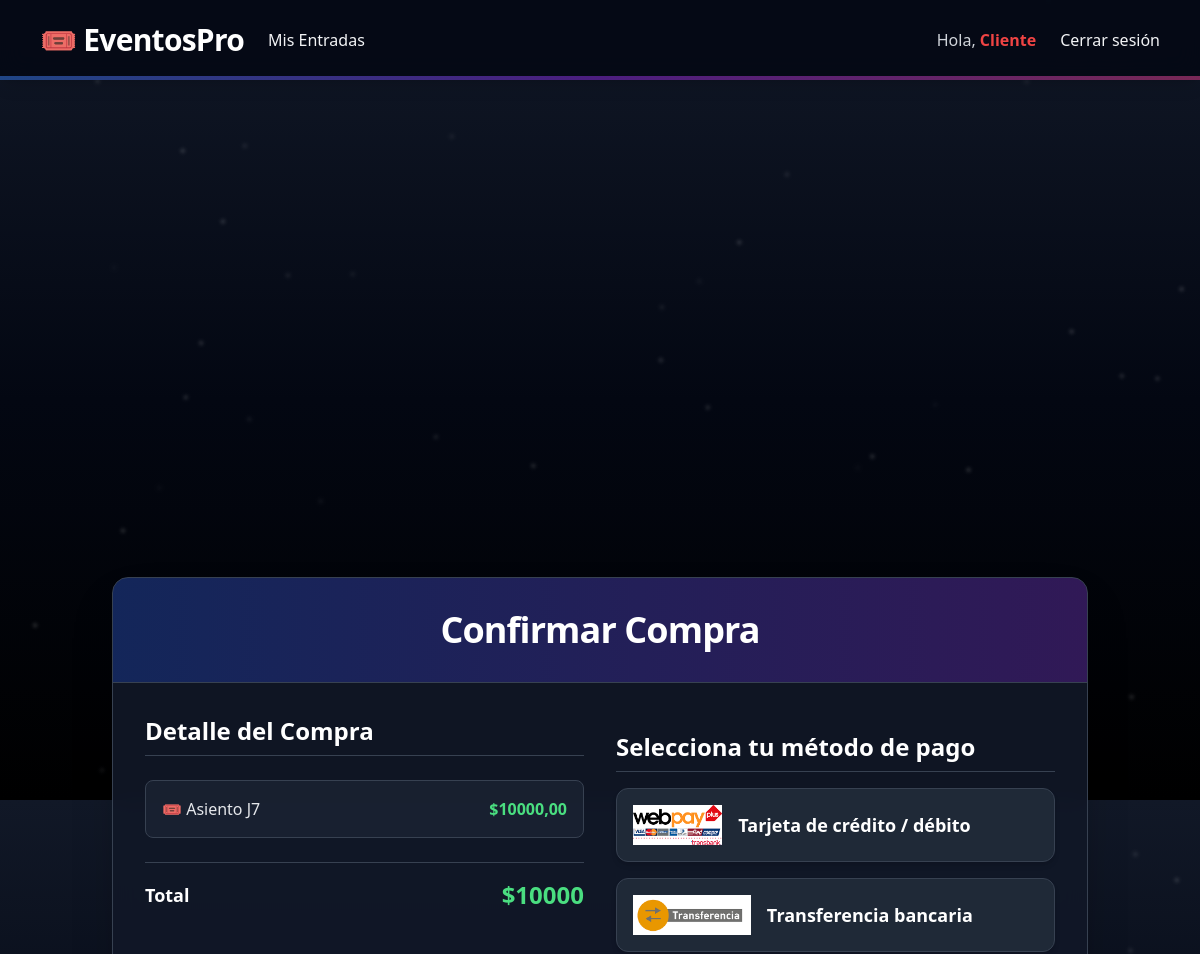
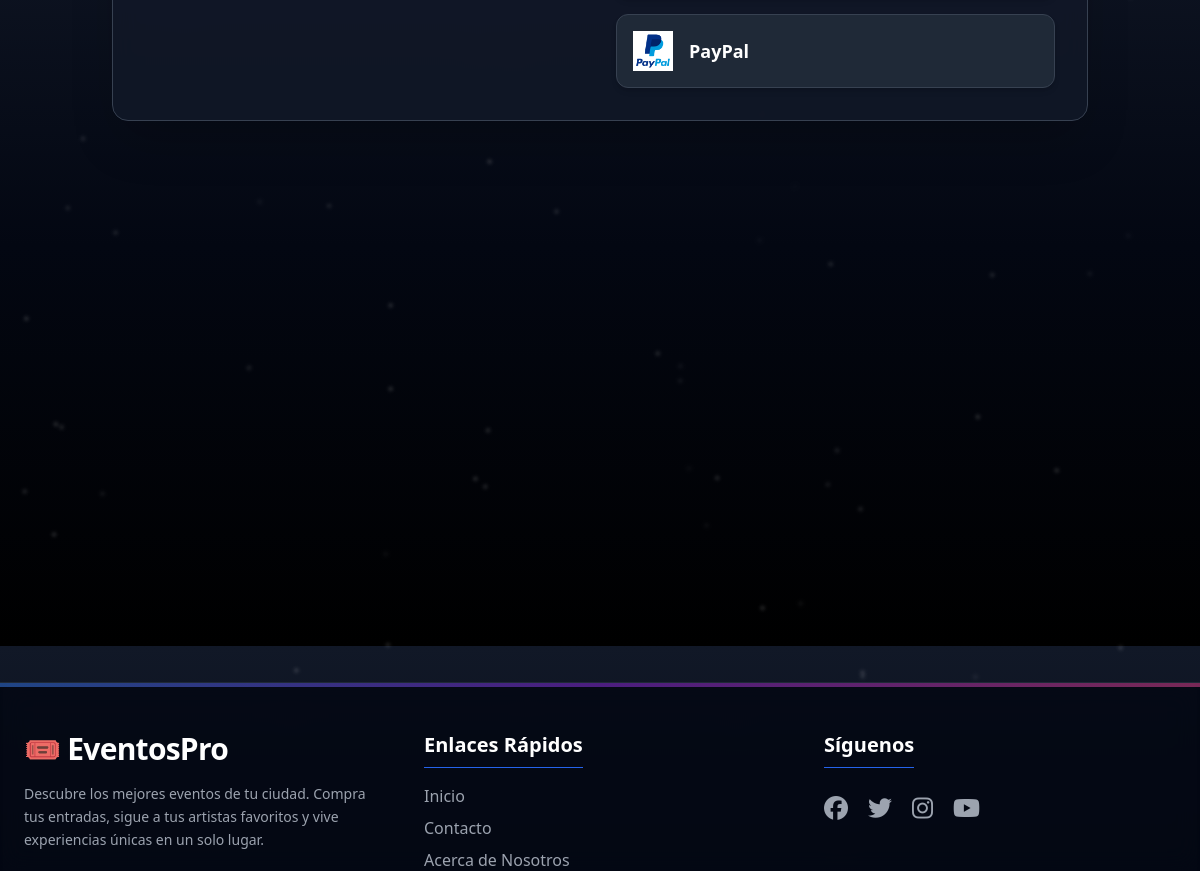
Page /compra/confirmar_compra/15/ (signed in) on the committed database (2 pictures, top to bottom).
### usuarios/models.py (models this page shows, shortened)
class Usuario(AbstractUser):
    rut = models.CharField(max_length=12, unique=True)
    telefono = models.CharField(max_length=15, blank=True)
    tipo_usuario = models.CharField(max_length=50, blank=True, choices=[
        ('administrador', 'Administrador'),
        ('cliente', 'Cliente'),
        ('organizador', 'Organizador'),
    ],)
    USERNAME_FIELD = 'username'  # indica que se usa 'username' para login
    REQUIRED_FIELDS = ['email', 'rut']  # campos obligatorios para createsuperuser

### compra/models.py (models this page shows, shortened)
class CompraDetalle(models.Model):
    compra = models.ForeignKey(Compra, on_delete=models.CASCADE, related_name='detalles')
    asiento = models.ForeignKey(AsientoEvento, on_delete=models.PROTECT)  # cada ticket un asiento
    nombre_asiento = models.CharField(max_length=10, null=True, blank=True)
    subtotal = models.DecimalField(max_digits=10, decimal_places=2)

class Compra(models.Model):
    usuario = models.ForeignKey(Usuario, on_delete=models.CASCADE)
    fecha = models.DateTimeField(auto_now_add=True)
    total = models.DecimalField(max_digits=10, decimal_places=0)
    asientos_nombres = models.CharField(max_length=255, null=True, blank=True)
    evento_id = models.PositiveIntegerField(null=True, blank=True)

### compra/views.py (the view, shortened to what this page needs)
# urls.py: path("confirmar_compra/<int:compra_id>/", views.confirmar_compra, name="confirmar_compra"),
@login_required
def confirmar_compra(request, compra_id):
    compra = get_object_or_404(Compra, id=compra_id, usuario=request.user)
    pago = get_object_or_404(Pago, compra=compra)
    detalles = compra.detalles.all()
    return render(request, 'compra/confirmar_compra.html', {
        'compra': compra,
        'pago': pago,
        'detalles': detalles
    })

### compra/templates/compra/confirmar_compra.html (shortened to what this page needs)
{% extends 'core.html' %}
{% block content %}
{% load static %}
<section class="min-h-[80vh] flex items-center justify-center px-6 py-12">
  <div class="w-full max-w-5xl bg-gray-900/90 border border-gray-700 rounded-2xl shadow-2xl overflow-hidden backdrop-blur-md text-white">
    <div class="p-8 border-b border-gray-700 bg-gradient-to-r from-blue-700/30 to-purple-700/30">
      <h1 class="text-4xl font-extrabold text-center tracking-tight">Confirmar Compra</h1>
    </div>
    <div class="grid md:grid-cols-2 gap-8 p-8">
      <div class="space-y-6 compra-detalle opacity-0">
        <h2 class="text-2xl font-semibold mb-4 border-b border-gray-700 pb-2">Detalle del Compra</h2>
        <ul class="space-y-3">
          {% for detalle in detalles %}
          <li class="flex justify-between bg-gray-800/60 p-4 rounded-lg border border-gray-700 hover:border-blue-500/40 transition">
            <span class="font-medium text-gray-200">🎟️ Asiento {{ detalle.nombre_asiento }}</span>
            <span class="font-semibold text-green-400">${{ detalle.subtotal }}</span>
          </li>
          {% endfor %}
        </ul>
        <div class="flex justify-between items-center border-t border-gray-700 pt-4 text-lg">
          <span class="font-bold">Total</span>
          <span class="font-bold text-green-400 text-2xl">${{ compra.total }}</span>
        </div>
      </div>
      <form method="POST" class="space-y-4 pago-opciones opacity-0">
        <h2 class="text-2xl font-semibold border-b border-gray-700 pb-2">Selecciona tu método de pago</h2>
        <div class="space-y-4">
          <button name="metodo" value="WebPay"
            class="w-full flex items-center justify-between bg-gray-800 hover:bg-blue-700/60 p-4 rounded-xl border border-gray-700 transition transform hover:-translate-y-1 hover:scale-[1.02] shadow-md">
            <div class="flex items-center gap-4">
              <img src="{% static 'img/webpay.png' %}" alt="Tarjeta" class="w-30 h-10">
              <span class="font-semibold text-lg">Tarjeta de crédito / débito</span>
            </div>
          </button>
          <button name="metodo" value="Transferencia"
            class="w-full flex items-center justify-between bg-gray-800 hover:bg-yellow-700/60 p-4 rounded-xl border border-gray-700 transition transform hover:-translate-y-1 hover:scale-[1.02] shadow-md">
            <div class="flex items-center gap-4">
              <img src="{% static 'img/transferencia.png' %}" alt="Transferencia" class="w-30 h-10">
              <span class="font-semibold text-lg">Transferencia bancaria</span>
            </div>
          </button>
          <button name="metodo" value="PayPal"
            class="w-full flex items-center justify-between bg-gray-800 hover:bg-green-700/60 p-4 rounded-xl border border-gray-700 transition transform hover:-translate-y-1 hover:scale-[1.02] shadow-md">
            <div class="flex items-center gap-4">
              <img src="{% static 'img/paypal.jpg' %}" alt="PayPal" class="w-30 h-10">
              <span class="font-semibold text-lg">PayPal</span>
            </div>
          </button>
        </div>
      </form>
    </div>
  </div>
</section>
{% endblock %}

### templates/navbar.html (shortened to what this page needs)
<nav class="backdrop-blur-md bg-gray-950/80 text-gray-100 shadow-lg sticky top-0 z-50 transition-all duration-300 relative">
    <div class="max-w-7xl mx-auto px-6 sm:px-8 lg:px-10">
        <div class="flex justify-between h-20 items-center">
            <div class="flex items-center space-x-6">
                <a href="{% url 'home' %}"
                    class="text-3xl font-extrabold tracking-tight text-white hover:text-blue-400 transition duration-300">
                    🎟️ EventosPro
                </a>
                {% if request.user.is_authenticated %}
                    {% if request.user.tipo_usuario == 'cliente' %}
                        <a href="{% url 'compra:mis_compras' %}" class="hover:text-blue-400 transition duration-300">Mis Entradas</a>
                    {% elif request.user.tipo_usuario == 'administrador' %}
                        <a href="{% url 'compra:mis_compras' %} " class="hover:text-blue-400 transition duration-300">Mis Entradas</a>
                        <a href="{% url 'admin:index' %}" class="hover:text-blue-400 transition duration-300">Admin Panel</a>
                    {% endif %}
                {% endif %}
            </div>
            <div class="hidden md:flex space-x-6 items-center">
                {% if request.user.is_authenticated %}
                    <p class="text-gray-300 font-medium">
                        Hola, <span class="text-red-500 font-semibold hover:text-red-400 transition">{{ request.user.username }}</span>
                    </p>
                    <a href="{% url 'logout' %}" class="hover:text-red-400 transition duration-300">Cerrar sesión</a>
                {% else %}
                    <a href="{% url 'iniciar_sesion' %}" class="hover:text-blue-400 transition duration-300">Iniciar sesión</a>
                    <a href="{% url 'registrar_usuario' %}" class="hover:text-green-400 transition duration-300">Registrarse</a>
                {% endif %}
            </div>
        </div>
    </div>
    <div class="absolute bottom-0 left-0 w-full h-1 bg-gradient-to-r from-blue-500 via-purple-600 to-pink-500 opacity-50"></div>
</nav>

### static/css/estilos.css (style rules this page uses)
.grid { overflow: hidden; }

### rows in the picture
Usuario: user.username "Cliente"
CompraDetalle: nombre_asiento "J7", subtotal "10000,00"
Compra: total "10000"
